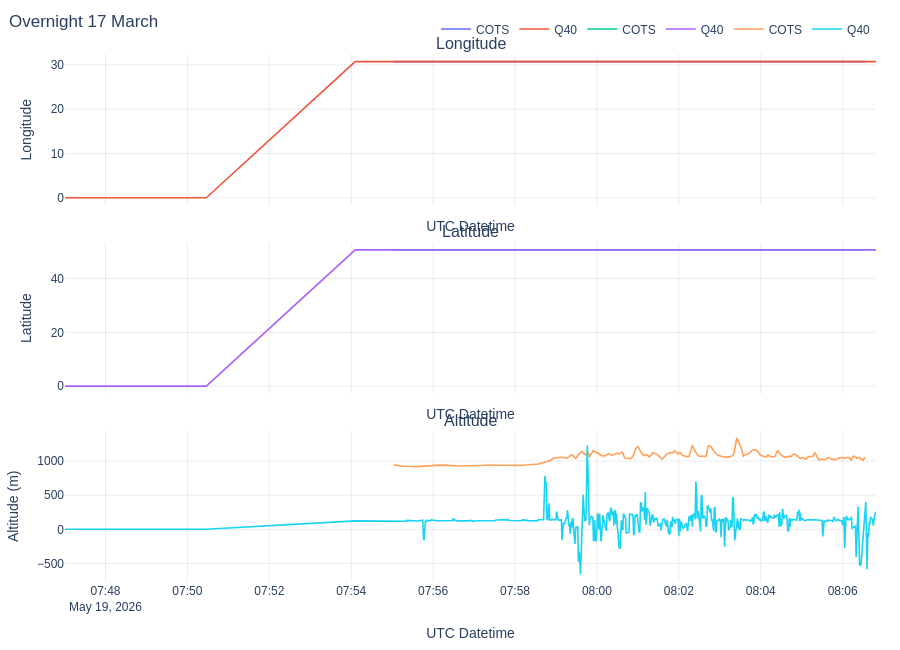

Notebook code for this chart:
### Code cell
#plotting the data
fig = make_subplots(
    rows=3,
    cols=1,
    shared_xaxes=True,
    vertical_spacing=0.07,
    subplot_titles=("Longitude", "Latitude", "Altitude"),
)

fig.add_trace(line_trace(df_m10, "ts", "lon", "COTS"), row=1, col=1)
fig.add_trace(line_trace(df_q40, "ts", "lon", "Q40"), row=1, col=1)

fig.add_trace(line_trace(df_m10, "ts", "lat", "COTS"), row=2, col=1)
fig.add_trace(line_trace(df_q40, "ts", "lat", "Q40"), row=2, col=1)

fig.add_trace(line_trace(df_m10, "ts", "hMSL", "COTS"), row=3, col=1)
fig.add_trace(line_trace(df_q40, "ts", "alt", "Q40"), row=3, col=1)

fig.update_yaxes(title_text="Longitude", row=1, col=1)
fig.update_yaxes(title_text="Latitude", row=2, col=1)
fig.update_yaxes(title_text="Altitude (m)", row=3, col=1)

style_plot(fig, "Overnight 17 March", height=650)
fig.show(config=plot_config)

### Figure 1 — Plotly figure (JSON) as saved in the notebook; plotly's stock layout.template omitted (floating-point values rounded to 4 significant figures; data arrays with more than 128 entries replaced by an {"elided": "..."} marker saying what was removed)
{"data": [{"hovertemplate": "%{fullData.name}<br>x: %{x|%Y-%m-%d %H:%M:%S}<br>y: %{y:.8g}<extra></extra>", "line": {"width": 1.6}, "mode": "lines", "name": "COTS", "type": "scatter", "x": {"elided": "6800 str values"}, "xaxis": "x", "y": {"elided": "6800 float values"}, "yaxis": "y"}, {"hovertemplate": "%{fullData.name}<br>x: %{x|%Y-%m-%d %H:%M:%S}<br>y: %{y:.8g}<extra></extra>", "line": {"width": 1.6}, "mode": "lines", "name": "Q40", "type": "scatter", "x": {"elided": "951 str values"}, "xaxis": "x", "y": {"elided": "951 float values"}, "yaxis": "y"}, {"hovertemplate": "%{fullData.name}<br>x: %{x|%Y-%m-%d %H:%M:%S}<br>y: %{y:.8g}<extra></extra>", "line": {"width": 1.6}, "mode": "lines", "name": "COTS", "type": "scatter", "x": {"elided": "6800 str values"}, "xaxis": "x2", "y": {"elided": "6800 float values"}, "yaxis": "y2"}, {"hovertemplate": "%{fullData.name}<br>x: %{x|%Y-%m-%d %H:%M:%S}<br>y: %{y:.8g}<extra></extra>", "line": {"width": 1.6}, "mode": "lines", "name": "Q40", "type": "scatter", "x": {"elided": "951 str values"}, "xaxis": "x2", "y": {"elided": "951 float values"}, "yaxis": "y2"}, {"hovertemplate": "%{fullData.name}<br>x: %{x|%Y-%m-%d %H:%M:%S}<br>y: %{y:.8g}<extra></extra>", "line": {"width": 1.6}, "mode": "lines", "name": "COTS", "type": "scatter", "x": {"elided": "6800 str values"}, "xaxis": "x3", "y": {"elided": "6800 float values"}, "yaxis": "y3"}, {"hovertemplate": "%{fullData.name}<br>x: %{x|%Y-%m-%d %H:%M:%S}<br>y: %{y:.8g}<extra></extra>", "line": {"width": 1.6}, "mode": "lines", "name": "Q40", "type": "scatter", "x": {"elided": "951 str values"}, "xaxis": "x3", "y": {"elided": "951 float values"}, "yaxis": "y3"}], "layout": {"annotations": [{"font": {"size": 16}, "showarrow": false, "text": "Longitude", "x": 0.5, "xanchor": "center", "xref": "paper", "y": 1, "yanchor": "bottom", "yref": "paper"}, {"font": {"size": 16}, "showarrow": false, "text": "Latitude", "x": 0.5, "xanchor": "center", "xref": "paper", "y": 0.6433, "yanchor": "bottom", "yref": "paper"}, {"font": {"size": 16}, "showarrow": false, "text": "Altitude", "x": 0.5, "xanchor": "center", "xref": "paper", "y": 0.2867, "yanchor": "bottom", "yref": "paper"}], "font": {"family": "Arial, sans-serif", "size": 12}, "height": 650, "hovermode": "x unified", "legend": {"orientation": "h", "x": 1, "xanchor": "right", "y": 1.02, "yanchor": "bottom"}, "margin": {"b": 48, "l": 64, "r": 24, "t": 54}, "title": {"text": "Overnight 17 March", "x": 0.01, "xanchor": "left"}, "xaxis": {"anchor": "y", "domain": [0, 1], "gridcolor": "rgba(0,0,0,0.08)", "matches": "x3", "showgrid": true, "showspikes": true, "showticklabels": false, "spikecolor": "rgba(0,0,0,0.45)", "spikemode": "across", "spikesnap": "cursor", "spikethickness": 1, "title": {"text": "UTC Datetime"}}, "xaxis2": {"anchor": "y2", "domain": [0, 1], "gridcolor": "rgba(0,0,0,0.08)", "matches": "x3", "showgrid": true, "showspikes": true, "showticklabels": false, "spikecolor": "rgba(0,0,0,0.45)", "spikemode": "across", "spikesnap": "cursor", "spikethickness": 1, "title": {"text": "UTC Datetime"}}, "xaxis3": {"anchor": "y3", "domain": [0, 1], "gridcolor": "rgba(0,0,0,0.08)", "showgrid": true, "showspikes": true, "spikecolor": "rgba(0,0,0,0.45)", "spikemode": "across", "spikesnap": "cursor", "spikethickness": 1, "title": {"text": "UTC Datetime"}}, "yaxis": {"anchor": "x", "domain": [0.7133, 1], "gridcolor": "rgba(0,0,0,0.08)", "showgrid": true, "showspikes": true, "spikecolor": "rgba(0,0,0,0.45)", "spikemode": "across", "spikesnap": "cursor", "spikethickness": 1, "title": {"text": "Longitude"}, "zeroline": false}, "yaxis2": {"anchor": "x2", "domain": [0.3567, 0.6433], "gridcolor": "rgba(0,0,0,0.08)", "showgrid": true, "showspikes": true, "spikecolor": "rgba(0,0,0,0.45)", "spikemode": "across", "spikesnap": "cursor", "spikethickness": 1, "title": {"text": "Latitude"}, "zeroline": false}, "yaxis3": {"anchor": "x3", "domain": [0, 0.2867], "gridcolor": "rgba(0,0,0,0.08)", "showgrid": true, "showspikes": true, "spikecolor": "rgba(0,0,0,0.45)", "spikemode": "across", "spikesnap": "cursor", "spikethickness": 1, "title": {"text": "Altitude (m)"}, "zeroline": false}}}
